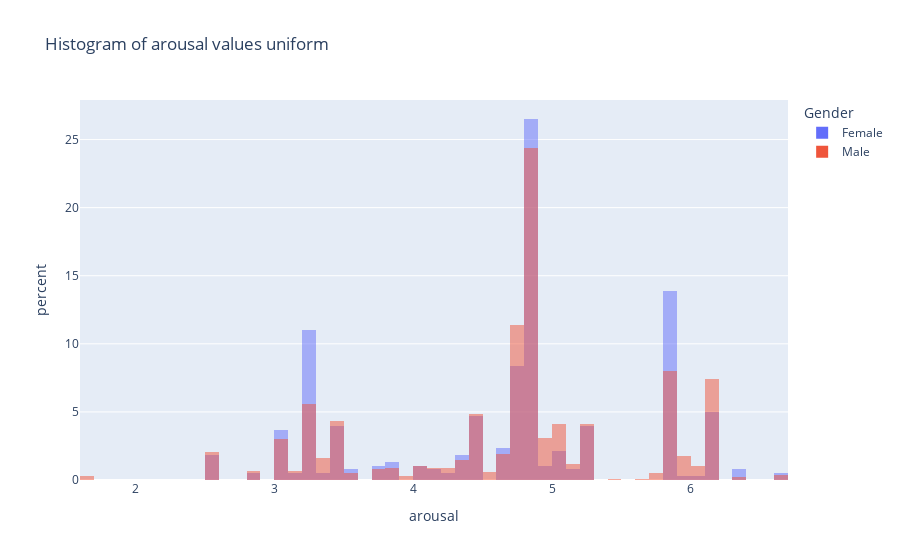

The notebook cell saved with this chart:
### Code cell
subset = df[['Spkr', 'segment', 'Age', 'Gender', 'Education', 'Occupation', 'Edu.Group', 'Age.Group', 
       'model_response_adjective_arousal_uniform_Qwen2-Audio-7B-Instruct',
       'model_prompt_adjective_arousal_uniform_Qwen2-Audio-7B-Instruct']].copy()


subset['parsed'] = subset.apply(lambda row: parse_adjectives(row, 'model_response_adjective_arousal_uniform_Qwen2-Audio-7B-Instruct', ADJECTIVES_AROUSAL_UNIFORM['english']), axis=1)


df_exploded = subset.explode('parsed')

merged_df = pd.merge(df_exploded[['parsed', 'Gender']], df_adjectives[['word', 'arousal']], left_on='parsed', right_on='word')

fig = px.histogram(
    merged_df,
    x='arousal',
    color='Gender',
    barmode='overlay',    # use 'overlay' to display them on top of each other; use 'group' for side-by-side bars
    nbins=50,             # adjust the number of bins as needed
    opacity=0.5,          # set opacity to help with overlapping areas
    histnorm='percent',
    title="Histogram of arousal values uniform"
)
fig.show()

### Figure 1 — Plotly figure (JSON) as saved in the notebook; plotly's stock layout.template omitted (floating-point values rounded to 4 significant figures; data arrays with more than 128 entries replaced by an {"elided": "..."} marker saying what was removed)
{"data": [{"alignmentgroup": "True", "bingroup": "x", "histnorm": "percent", "hovertemplate": "Gender=Female<br>arousal=%{x}<br>percent=%{y}<extra></extra>", "legendgroup": "Female", "marker": {"color": "#636efa", "opacity": 0.5, "pattern": {"shape": ""}}, "name": "Female", "nbinsx": 50, "offsetgroup": "Female", "orientation": "v", "showlegend": true, "type": "histogram", "x": {"elided": "381 float values"}, "xaxis": "x", "yaxis": "y"}, {"alignmentgroup": "True", "bingroup": "x", "histnorm": "percent", "hovertemplate": "Gender=Male<br>arousal=%{x}<br>percent=%{y}<extra></extra>", "legendgroup": "Male", "marker": {"color": "#EF553B", "opacity": 0.5, "pattern": {"shape": ""}}, "name": "Male", "nbinsx": 50, "offsetgroup": "Male", "orientation": "v", "showlegend": true, "type": "histogram", "x": {"elided": "1037 float values"}, "xaxis": "x", "yaxis": "y"}], "layout": {"barmode": "overlay", "legend": {"title": {"text": "Gender"}, "tracegroupgap": 0}, "title": {"text": "Histogram of arousal values uniform"}, "xaxis": {"anchor": "y", "domain": [0, 1], "title": {"text": "arousal"}}, "yaxis": {"anchor": "x", "domain": [0, 1], "title": {"text": "percent"}}}}
